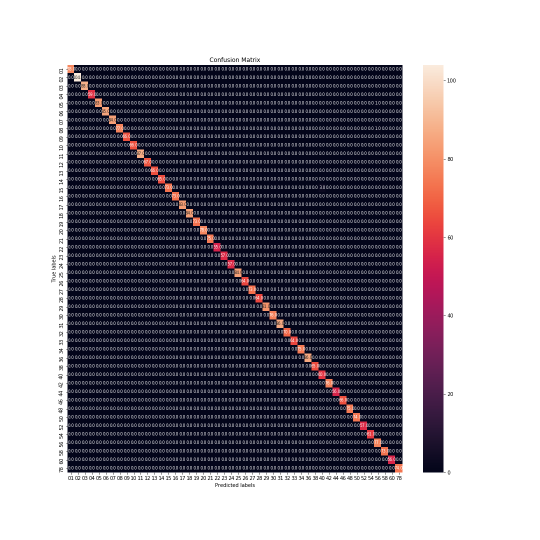
#> input picture Scripts/CNN_ResNet.png, 1080 x 1080 px (shown at 1/2 size)
$ python -i untilities.py   (imports and definitions only)
#> lines starting #> are read from the running program, lines starting #| are printed output that depends on the picture; after the words box and inside, x2 and y2 are one past the last pixel; in counts of white or black regions, pixels touching at a corner belong together
# -*- coding: utf-8 -*-
"""
Created on Sat Apr 18 02:23:10 2020

@author: aqsa
"""
#import OpenCV module
import cv2
#import os module for reading training data directories and paths
import os
import PIL
from scipy.ndimage import filters
from skimage.util import random_noise
from skimage.transform import rotate
import numpy as np
import pickle
import bz2
from sklearn.model_selection import GridSearchCV
from skimage.feature import hog
from PIL import Image


# [18 lines left out: function add_glasses, not called in this run]

def add_moustache(img):
    print('TODO')

# [20 lines left out: functions transparentOverlay, watermarking, not called in this run]

"""
This method was not copied, however guidance was taken from https://www.geeksforgeeks.org/cartooning-an-image-using-opencv-python/
"""
def cartoonify(image,num_downsampling_steps = 2,num_bilateral_filtering_steps = 7):

    # apply Gaussian pyramid in order to downsample the image
#> called with num_downsampling_steps = 2, num_bilateral_filtering_steps = 7
    image_color = image
    for i in range(num_downsampling_steps):
       image_color = cv2.pyrDown(image_color)
#> this loop made 2 passes
#> pass 1, in cartoonify, `image_color = cv2.pyrDown(image_color)`:
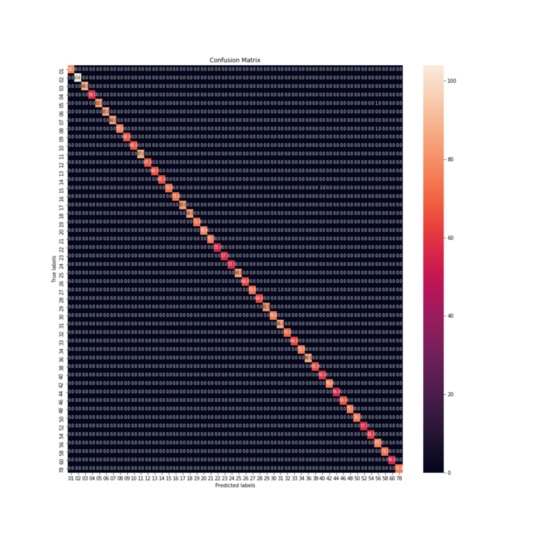
#> image_color: shape (540, 540, 3); mean R, G, B 147.5, 144.6, 153.5
#> pass 2, in cartoonify, `image_color = cv2.pyrDown(image_color)`:
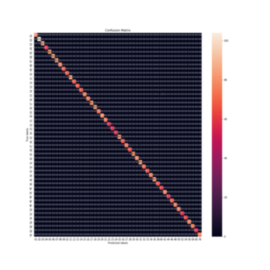
#> image_color: shape (270, 270, 3); mean R, G, B 147.5, 144.6, 153.5

    # continously apply small bilateral filters instead of applying one large filter
    for i in range(num_bilateral_filtering_steps):
        image_color = cv2.bilateralFilter(image_color, d=9, sigmaColor=9, sigmaSpace=1)

    # upsample image to original size
    for i in range(num_downsampling_steps):
       image_color = cv2.pyrUp(image_color)
#> this loop made 2 passes
#> pass 1, in cartoonify, `image_color = cv2.pyrUp(image_color)`:
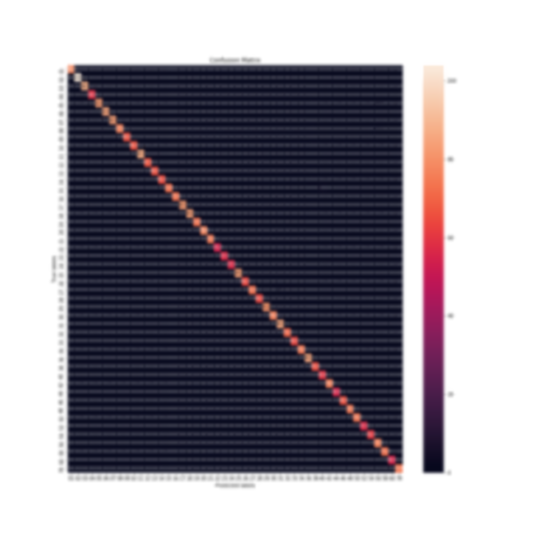
#> image_color: shape (540, 540, 3); mean R, G, B 147.6, 144.7, 153.6

    #apply a median filter to reduce noise and convert to grayscale and apply median blur
    img_gray = cv2.cvtColor(image, cv2.COLOR_RGB2GRAY)
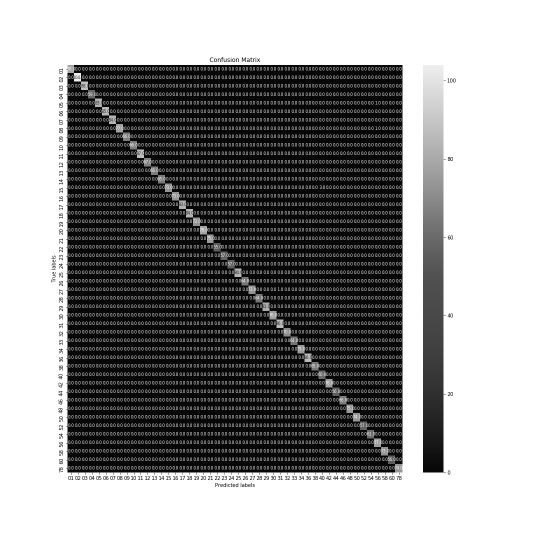
#> img_gray: shape (1080, 1080) (shown at 1/2 size); min 0, max 255, mean 146.5
    img_blur = cv2.medianBlur(img_gray, 7)
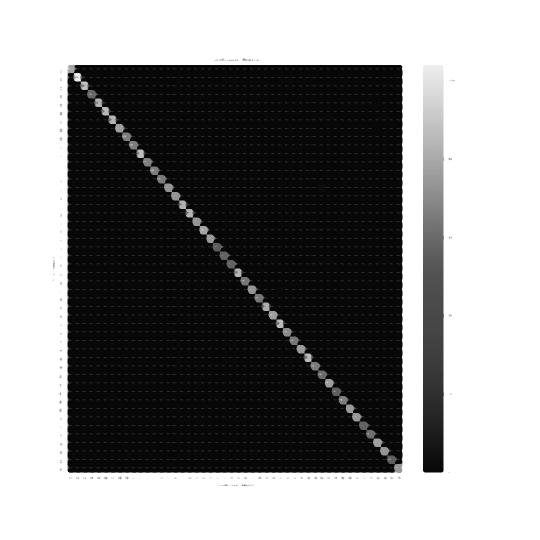
#> img_blur: shape (1080, 1080) (shown at 1/2 size); min 7, max 255, mean 137

    #Use adaptive thresholding to create an edge mask
    # detect and enhance edges
    img_edge = cv2.adaptiveThreshold(img_blur, 255,
       cv2.ADAPTIVE_THRESH_MEAN_C,
       cv2.THRESH_BINARY,
       blockSize=9,
       C=2)
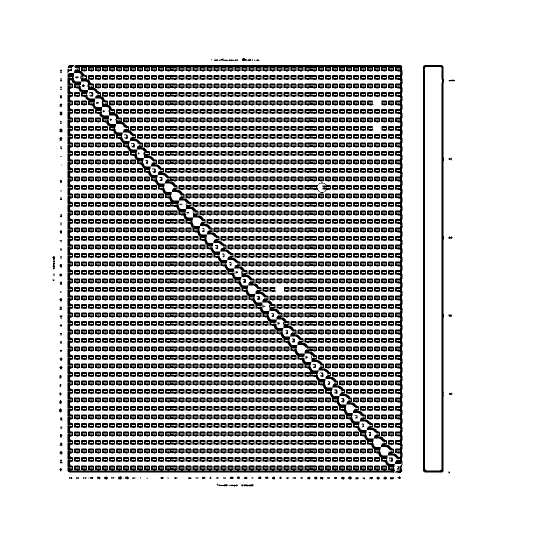
#> img_edge: shape (1080, 1080) (shown at 1/2 size); 78.7% white; 2025 black regions (66 under 20 px), largest, box (x1, y1, x2, y2) and area: (135, 130, 805, 946) 46666, (846, 130, 888, 945) 6801, (609, 365, 662, 386) 401

    # Combine color image with edge mask & display picture
    # convert back to color, bit-AND with color image
    img_edge = cv2.cvtColor(img_edge, cv2.COLOR_GRAY2RGB)
    return cv2.bitwise_and(image_color, img_edge)
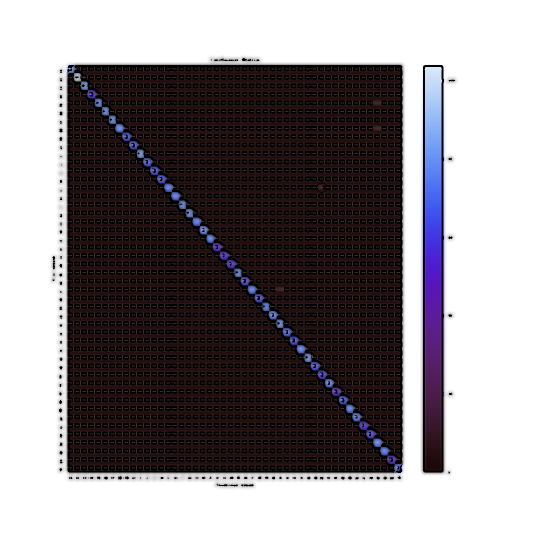
#> returned value: shape (1080, 1080, 3) (shown at 1/2 size); mean of channels 0, 1, 2 137.3, 134.8, 140; drawn as B, G, R

# [77 lines left out: functions motion_blur, rotate_image, noise, gaussian_filter, gaussian_blur, median_blur and 2 more, not called in this run]

def horizontal_flip(image_array):
    # horizontal flip doesn't need skimage, it's easy as flipping the image array of pixels !
    return image_array[:, ::-1]

# [123 lines left out: functions extract_hog, hog_features, extract_sift, sift_features, extract_surf, surf_features and 2 more, not called in this run]


"""
   Input: Classifier, range of values for the parameters,  data and labels coresponding to the data
   output: Best parameters with the corresponding score
"""
# [5 lines left out: function gridSearch, not called in this run]

def convertToRGB(image):
    return cv2.cvtColor(image, cv2.COLOR_BGR2RGB)

# [30 lines left out: functions write_image_to_directory, create_directory, write_to_pickle_file, write_to_pickle_bz2file, not called in this run]

>>> import cv2
>>> picture = cv2.cvtColor(cv2.imread('CNN_ResNet.png'), cv2.COLOR_BGR2RGB)
>>> result = cartoonify(picture)
